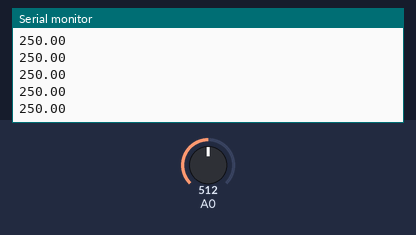
This sketch was run on a simulated Arduino Uno, built with avr-gcc and run on an emulated ATmega328P. On the bench: the last lines printed to the serial monitor. The test bench sets the inputs (shaded band); at power-on: A0 = 512.

Above: at 1.2 s.
1.3 s: A0 set to 716
At 1.31 s:
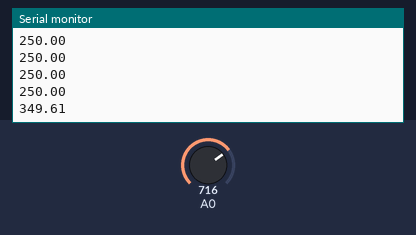
2.8 s: A0 set to 900
At 2.82 s:
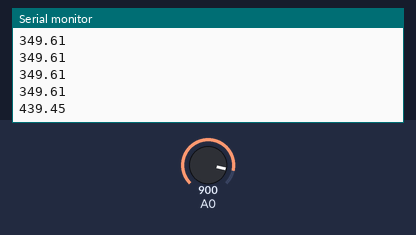
Timing chart, 0 to 5.8 s (numbered marks = the images above; inputs shaded):
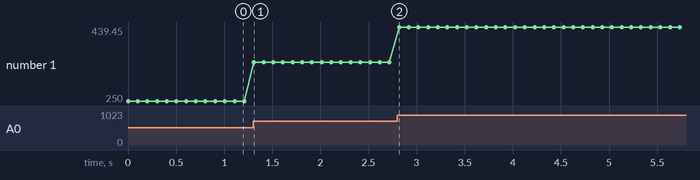

Measured:
- after the input at 1.3 s, the serial monitor: prints a new line at once (image 1)
- after the input at 2.8 s, the serial monitor: prints a new line at once (image 2)
- plotted number 1: 250 → 349.61 after the input at 1.3 s, 349.61 → 439.45 after the input at 2.8 s

The sketch:

temp_readingwithraspberry.ino
```cpp
float t=0;

void setup() {
  // put your setup code here, to run once:
pinMode(A0,INPUT);
Serial.begin(9600);
}

void loop() {
  // put your main code here, to run repeatedly:
t = analogRead(A0);
t = t/1024.0 * 5.0;
t= t*100;
Serial.println(t);
delay(100);
}
```
